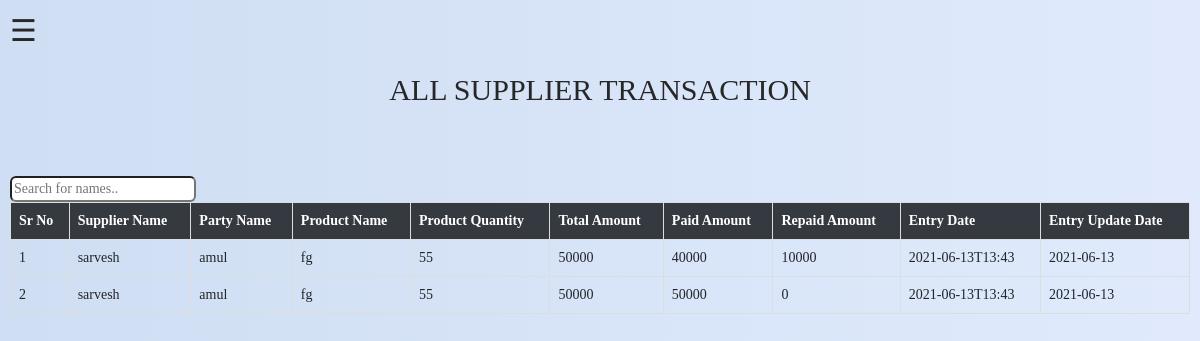
/all_supplier_transaction.php (signed in), run on the app's committed database.
### tables this page shows
CREATE TABLE `4supply_history` (
  `h_id` int(11) NOT NULL,
  `hsupplier_name` varchar(300) NOT NULL,
  `hparty_name` varchar(300) NOT NULL,
  `hproducts_name` varchar(70) NOT NULL,
  `hproduct_quantity` varchar(70) NOT NULL,
  `htotal_bill_amount` varchar(70) NOT NULL,
  `hpaid_bill_amount` varchar(70) NOT NULL,
  `hrepaid_amount` varchar(70) NOT NULL,
  `hentry_date` varchar(70) NOT NULL,
  `hentry_update_date` varchar(70) NOT NULL
);

### all_supplier_transaction.php (the view, shortened to what this page needs)
<?php
include("database.php");
 ?>
 <!DOCTYPE html>
 <html>
 <head>
    <link rel="stylesheet" href="https://stackpath.bootstrapcdn.com/bootstrap/4.4.1/css/bootstrap.min.css">
   <link href="https://maxcdn.bootstrapcdn.com/bootstrap/3.3.5/css/bootstrap.min.css" rel="stylesheet" />
   <link rel="stylesheet" href="css/menus.css">
 </head>
 <body>
    <span style="font-size:30px;cursor:pointer" onclick="openNav()">&#9776;</span>
  <h2 style="text-align:center;">ALL SUPPLIER TRANSACTION</h2>
  <br>
  <br>
  <br>
    <input class="form-rounded" type="text" id="myInput" onkeyup="myFunction()" placeholder="Search for names.." title="Type in a name">
    <br>
   <div  id="myTable" class="table-responsive">
    <table   class="table table-bordered  table-highligh table-hover">
    <tr>
      <th class="table-dark">Sr No</th>
      <th class="table-dark">Supplier Name</th>
      <th class="table-dark">Party Name</th>
      <th class="table-dark">Product Name</th>
      <th class="table-dark">Product Quantity</th>
      <th class="table-dark">Total Amount</th>
      <th class="table-dark">Paid Amount</th>
      <th class="table-dark">Repaid Amount</th>
      <th class="table-dark" >Entry Date</th>
      <th class="table-dark" >Entry Update Date</th>
    </tr>
 <?php
 $temp_sess5=$_SESSION['special_id'];
 $table_name9="{$temp_sess5}supply_history";
 $sql="SELECT * FROM $table_name9";
 $result=mysqli_query($con,$sql);
 $x=1;
 while ($row=mysqli_fetch_assoc($result)) {?>
   <tr>
   <td><?php echo $x;?></td>
   <td><?php echo $row['hsupplier_name'];?></td>
   <td><?php echo $row['hparty_name'];?></td>
   <td><?php echo $row['hproducts_name'];?></td>
   <td><?php echo $row['hproduct_quantity'];?></td>
   <td><?php echo $row['htotal_bill_amount'];?></td>
   <td><?php echo $row['hpaid_bill_amount'];?></td>
   <td><?php echo $row['hrepaid_amount'];?></td>
   <td><?php echo $row['hentry_date'];?></td>
    <td><?php echo $row['hentry_update_date'];?></td>
   </tr>
 <?php
    $x+=1;
 }
 ?>
 </table>
</div>
</body>
</html>

### css/menus.css (style rules this page uses)
body { color: #272727; font-family: 'Quicksand', serif; font-style: normal; font-weight: 400; letter-spacing: 0; padding: 1rem; }

### all_supplier_transaction.php (style rules this page uses)
body { background: #E0EAFC; background: -webkit-linear-gradient(to right, #CFDEF3, #E0EAFC); background: linear-gradient(to right, #CFDEF3, #E0EAFC); }
.form-rounded { border-radius: 0.6rem; }

### data on the page
4supply_history: hsupplier_name "sarvesh", hparty_name "amul", hproducts_name "fg", hproduct_quantity "55", htotal_bill_amount "50000", hpaid_bill_amount "40000", hrepaid_amount "10000", hentry_date "2021-06-13T13:43", hentry_update_date "2021-06-13"
4supply_history: hsupplier_name "sarvesh", hparty_name "amul", hproducts_name "fg", hproduct_quantity "55", htotal_bill_amount "50000", hpaid_bill_amount "50000", hrepaid_amount "0", hentry_date "2021-06-13T13:43", hentry_update_date "2021-06-13"
